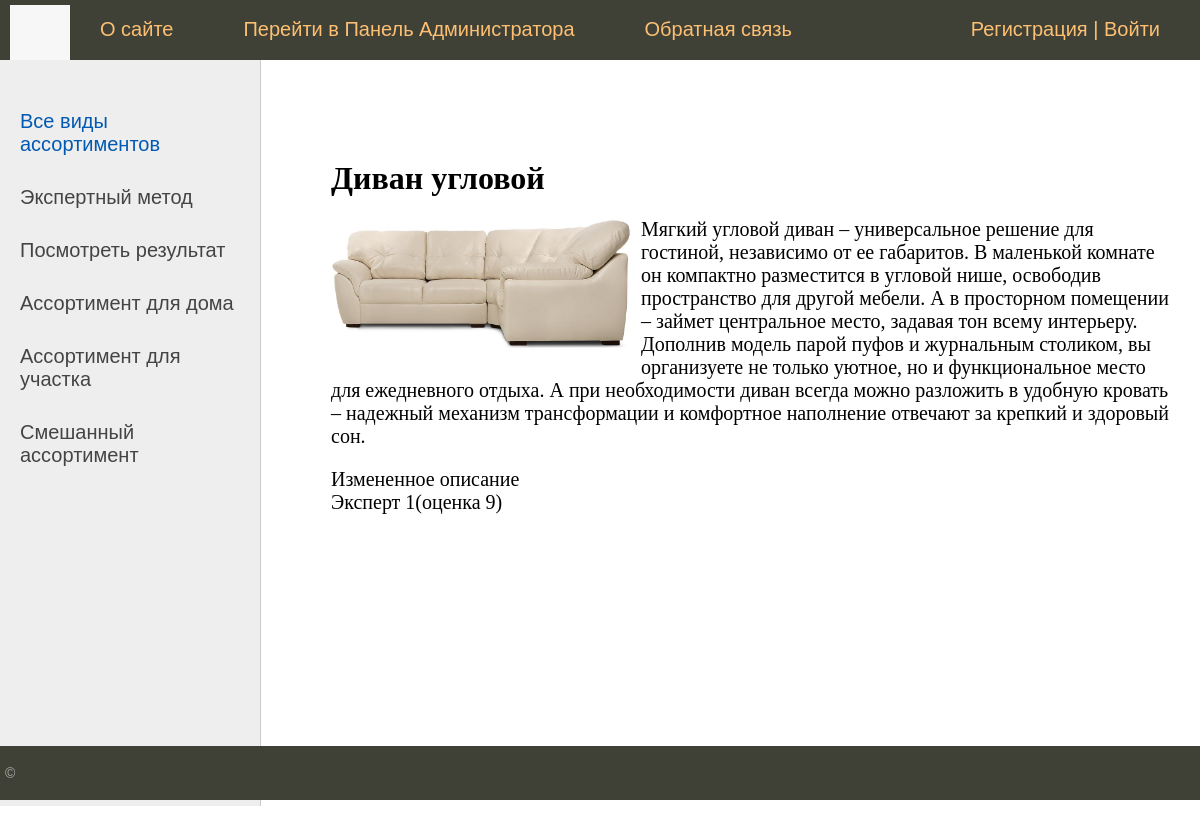
/post/divan-uglovoj/, run on the app's committed database.
### furniture/models.py (models this page shows, shortened)
class Category(models.Model):
        name = models.CharField(max_length=100, db_index=True, verbose_name='Ассортимент')
        slug = models.SlugField(max_length=255, unique=True, db_index=True, verbose_name="URL")
        def get_absolute_url(self):
            return reverse('category', kwargs={'cat_slug': self.slug})
        class Meta:
            verbose_name ='Ассортимент'
            verbose_name_plural ='Ассортименты'
            ordering=['id']

class Furniture(models.Model):
    title = models.CharField(max_length=255, verbose_name="Название")
    slug = models.SlugField(max_length=255, unique=True, db_index=True, verbose_name="URL")
    content = models.TextField(blank=True, verbose_name="Содержимое")
    photo = models.ImageField(upload_to="photos/%Y/%m/%d", verbose_name= "Фото")
    time_create = models.DateField(auto_now_add=True, verbose_name="Дата создания")
    time_update = models.DateField(auto_now=True,verbose_name="Время редактирования")
    is_published=models.BooleanField(default=True, verbose_name="Публикация")
    cat = models.ForeignKey('Category', on_delete=models.PROTECT,  verbose_name="Принадлежность к ассортименту")
    def __str__(self):
        return self.title
    class Meta:
        verbose_name = 'Мебельная фабрика'
        verbose_name_plural = 'Мебельная фабрика'
        ordering = ['time_create','title']

### furniture/views.py (the view)
# urls.py: path('post/<slug:post_slug>/', ShowPost.as_view(), name='post'),
class ShowPost(DataMixin,DetailView):
    model = Furniture
    template_name = 'furniture/post.html'
    slug_url_kwarg = 'post_slug'
    context_object_name = 'post'
    def get_context_data(self, *, object_list=None, **kwargs):
        context = super().get_context_data(**kwargs)
        c_def = self.get_user_context(title=context['post'])
        return dict(list(context.items()) + list(c_def.items()))

### furniture/utils.py (called while the page is built)
        def get_user_context(self, **kwargs):
                context = kwargs
                cats = Category.objects.all()
                cats = Category.objects.annotate(Count('furniture'))
                user_menu = menu.copy()
                if not self.request.user.is_authenticated:
                        user_menu.pop(1)
                context['menu'] = menu
                context['cats'] = cats
                if 'cat_selected' not in context:
                        context['cat_selected'] = 0
                return context

### furniture/templates/furniture/post.html
{% extends 'furniture/base.html'%}
{% block content %}
<h1>{{post.title}}</h1>
{% if post.photo %}
<p><img class ="img-article-left" src="{{post.photo.url}}"></p>
{% endif %}
{{post.content|linebreaks}}
{% endblock %}

### furniture/templates/furniture/base.html (shortened to what this page needs)
{% load static %}
{% load furniture_tags %}
<!DOCTYPE html>
<html>
<head>
	<link type="text/css" href="{% static 'Furniture/css/style.css' %}" rel="stylesheet" />
</head>
<body>
<table class="table-page" border=0 cellpadding="0" cellspacing="0">
<tr><td valign=top>
{% block mainmenu %}
		<div class="header">
			<ul id="mainmenu" class="mainmenu">
			<li class="logo"><a href="{% url 'home' %}"><div class="logo"></div></a></li>
{% for m in menu %}
			<li><a href="{% url m.url_name %}">{{m.title}}</a></li>
{% endfor %}
				{% if request.user.is_authenticated %}
				<li class="last"> {{user.username}} | <a href="{% url 'logout' %}">Выйти</a></li>
				{% else %}
				<li class="last"><a href="{% url 'register' %}">Регистрация</a> | <a href="{% url 'login' %}">Войти</a></li>
				{% endif %}
			</ul>
		</div>
{% endblock mainmenu %}
<table class="table-content" border=0 cellpadding="0" cellspacing="0">
<tr>
	<td valign="top" class="left-chapters">
	<ul id="leftchapters">
{% if cat_selected == 0 %}
		<li class="selected">Все виды ассортиментов</li>
{% else %}
		<li><a href="{% url 'home' %}">Все виды ассортиментов</a></li>
{% endif %}
<li><a href="{% url 'grade' %}">Экспертный метод</a></li> <li><a href="{% url 'mass' %}">Посмотреть результат</a></li>
{% for c in cats %}
{% if c.furniture__count > 0 %}
	{% if c.pk == cat_selected %}
		<li class="selected">{{c.name}}</li>
	{% else %}
		<li><a href="{{ c.get_absolute_url }}">{{c.name}}</a></li>
	{% endif %}
{% endif %}
{% endfor %}
	</ul>
</td>
<td valign="top" class="content">
	<div class="content-text">
{% block content %}
{% endblock %}
	</div>
</td></tr></table>
</td></tr>
<tr><td valign=top>
	<div id="footer">
		<p>&copy</p>
	</div>
</td></tr></table>
</body>
</html>

### furniture/static/Furniture/css/style.css (style rules this page uses)
html, body { font-family: 'Arial'; margin: 0; padding: 0; height: 100%; width: 100%; color: #444; }
a { color: #0059b2; text-decoration: none; }
img { max-width: 600px; height: auto; }
img.img-article-left { max-width: 300px; height: auto; float: left; padding: 0 10px 10px 0; }
.table-page { width: 100%; height: 100%; vertical-align: top; }
.table-page tr { height: 100%; }
.header { background: #3F4137; height: 60px; }
.logo { background: url('../images/logo.png') no-repeat 10px 5px; width: 70px; height: 60px; }
ul.mainmenu { list-style: none; margin: 0; padding: 0; height: 60px; color: #fdc073; font-size: 20px; overflow: hidden; }
ul.mainmenu li { float: left; margin: 18px 40px 0 30px; }
ul.mainmenu li.logo { margin: 0; }
ul.mainmenu li.last { float: right; }
ul.mainmenu li a { color: #fdc073; text-decoration: none; }
.table-content { width: 100%; min-height: 100%; height: 100%; }
.left-chapters { margin: 0; background: #eee; border-right: 1px solid #ccc; min-height: 100%; }
.left-chapters ul { width: 230px; min-height: 100%; margin: 0; padding: 20px 10px 10px 20px; list-style: none; font-size: 20px; }
.left-chapters ul li { margin: 30px 0 0 0; color: #999; }
.left-chapters ul li.selected { color: #0059b2; }
.left-chapters ul li a { color: #444; text-decoration: none; }
.content { padding: 40px 20px 20px 40px; width: 100%; box-sizing: border-box; }
.content-text { margin: 60px 0 0 30px; color: #000; font-size: 20px; font-family: Yandex Sans Display Light; }
.content-text h1 { font-size: 32px; }
#footer { box-sizing: border-box; background: #3F4137; padding: 5px; color: #aaa; font-size: 14px; font-family: Verdana, Geneva, Arial, Helvetica; text-align: left; overflow: hidden; }

### data on the page
Category: name "Ассортимент для дома"
Category: name "Ассортимент для участка"
Category: name "Смешанный ассортимент"
Furniture: title "Диван угловой", photo (picture), content "Мягкий угловой диван – универсальное решение для гостиной, независимо от ее габаритов. В маленькой комнате он компактно разместится в угловой нише, освободив пространство для другой мебели. А в просторном помещении – займет центральное место, задавая тон всему интерьеру. Дополнив модель парой пуфов и журнальным столиком, вы организуете не только уютное, но и функциональное место для ежедневного отдыха. А при необходимости диван всегда можно разложить в удобную кровать – надежный механизм трансформации и комфортное наполнение отвечают за крепкий и здоровый сон. Измененное описание Эксперт 1(оценка 9)"

### other printed values
{{ m.title }} "О сайте" "Перейти в Панель Администратора" "Обратная связь"
